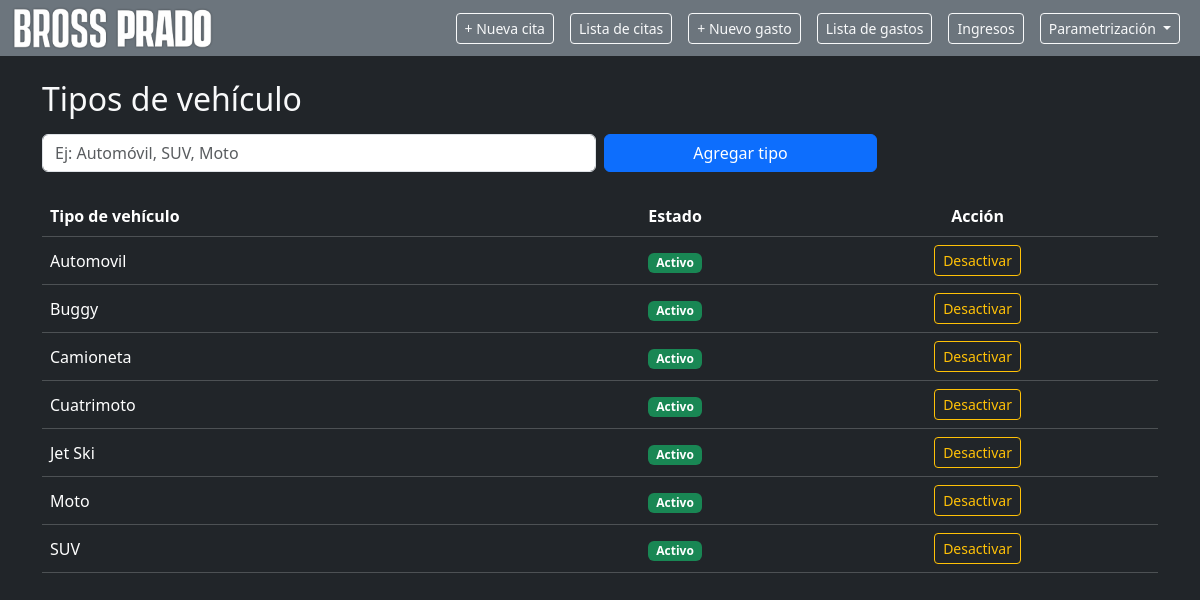
Page /vehicle-types on the committed database.
### app.py (models this page shows, shortened)
class VehicleType(db.Model):
    __tablename__ = "vehicle_types"
    id = db.Column(db.Integer, primary_key=True)
    name = db.Column(db.String(80), nullable=False, unique=True)
    is_active = db.Column(db.Boolean, default=True)
    created_at = db.Column(db.DateTime, nullable=False, default=datetime.utcnow)

### app.py (the view)
@app.route("/vehicle-types")
def vehicle_types_list():
    vehicle_types = VehicleType.query.order_by(VehicleType.name).all()
    return render_template(
        "vehicle_types.html",
        vehicle_types=vehicle_types
    )

### templates/vehicle_types.html
{% extends "base.html" %}
{% block content %}
<div class="container mt-4">
  <h2 class="mb-3">Tipos de vehículo</h2>
  <form method="POST" action="{{ url_for('vehicle_types_new') }}" class="row g-2 mb-4">
    <div class="col-12 col-md-6">
      <input type="text"
             name="name"
             class="form-control"
             placeholder="Ej: Automóvil, SUV, Moto"
             required>
    </div>
    <div class="col-12 col-md-3">
      <button type="submit" class="btn btn-primary w-100">
        Agregar tipo
      </button>
    </div>
  </form>
  <div class="table-responsive">
    <table class="table table-dark table-hover align-middle">
      <thead>
        <tr>
          <th>Tipo de vehículo</th>
          <th class="text-center">Estado</th>
          <th class="text-center">Acción</th>
        </tr>
      </thead>
      <tbody>
        {% for vt in vehicle_types %}
        <tr>
          <td>{{ vt.name }}</td>
          <td class="text-center">
            {% if vt.is_active %}
              <span class="badge bg-success">Activo</span>
            {% else %}
              <span class="badge bg-secondary">Inactivo</span>
            {% endif %}
          </td>
          <td class="text-center">
            <form method="POST"
                  action="{{ url_for('vehicle_types_toggle', vehicle_type_id=vt.id) }}">
              {% if vt.is_active %}
                <button type="submit" class="btn btn-sm btn-outline-warning">
                  Desactivar
                </button>
              {% else %}
                <button type="submit" class="btn btn-sm btn-outline-success">
                  Activar
                </button>
              {% endif %}
            </form>
          </td>
        </tr>
        {% endfor %}
      </tbody>
    </table>
  </div>
</div>
{% endblock %}

### rows in the picture
VehicleType: name "Automovil", is_active "Activo"
VehicleType: name "Buggy", is_active "Activo"
VehicleType: name "Camioneta", is_active "Activo"
VehicleType: name "Cuatrimoto", is_active "Activo"
VehicleType: name "Jet Ski", is_active "Activo"
VehicleType: name "Moto", is_active "Activo"
VehicleType: name "SUV", is_active "Activo"
